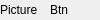
<?xml version="1.0" encoding="UTF-8"?>
<ui version="4.0">
 <class>ButtonTextGroup</class>
 <widget class="QWidget" name="ButtonTextGroup">
  <property name="geometry">
   <rect>
    <x>0</x>
    <y>0</y>
    <width>100</width>
    <height>20</height>
   </rect>
  </property>
  <property name="minimumSize">
   <size>
    <width>100</width>
    <height>0</height>
   </size>
  </property>
  <property name="windowTitle">
   <string>Form</string>
  </property>
  <layout class="QHBoxLayout" name="horizontalLayout">
   <property name="spacing">
    <number>0</number>
   </property>
   <property name="leftMargin">
    <number>0</number>
   </property>
   <property name="topMargin">
    <number>0</number>
   </property>
   <property name="rightMargin">
    <number>0</number>
   </property>
   <property name="bottomMargin">
    <number>0</number>
   </property>
   <item>
    <widget class="QLabel" name="picture">
     <property name="minimumSize">
      <size>
       <width>20</width>
       <height>20</height>
      </size>
     </property>
     <property name="text">
      <string>Picture</string>
     </property>
    </widget>
   </item>
   <item>
    <widget class="QLabel" name="btn_text">
     <property name="text">
      <string>Btn</string>
     </property>
    </widget>
   </item>
  </layout>
 </widget>
 <resources/>
 <connections/>
</ui>
